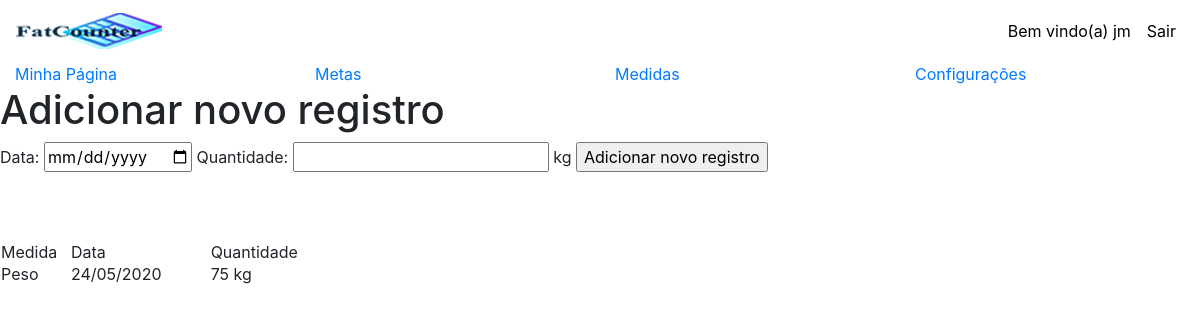
The page /medidas.php (signed in) on the database as committed earlier.
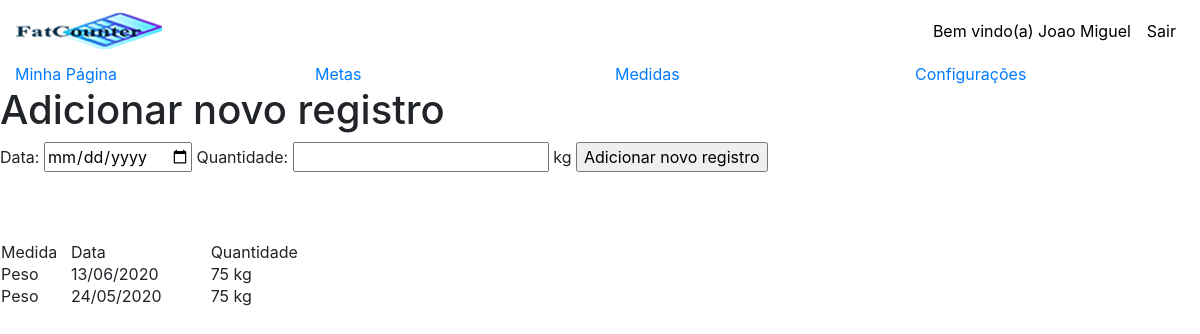
The same page on the database as committed later.
### tables this page shows
CREATE TABLE IF NOT EXISTS `usuario` (
  `id_usuario` int(11) NOT NULL AUTO_INCREMENT,
  `nome_usuario` varchar(80) NOT NULL,
  `email` varchar(80) NOT NULL,
  `senha` varchar(50) NOT NULL,
  `id_diario` int(11) DEFAULT NULL,
  `id_meta` int(11) DEFAULT NULL,
  `id_peso` int(11) DEFAULT NULL,
  `id_tmb` int(11) DEFAULT NULL,
  `idade` varchar(80) DEFAULT NULL,
  `sexo` varchar(80) DEFAULT NULL,
  `cidade` varchar(80) DEFAULT NULL,
  `uf` varchar(80) DEFAULT NULL,
  PRIMARY KEY (`id_usuario`),
  KEY `fk_id_diario` (`id_diario`),
  KEY `fk_id_meta` (`id_meta`),
  KEY `fk_id_peso` (`id_peso`),
  KEY `fk_id_tmb` (`id_tmb`),
  CONSTRAINT `fk_id_diario` FOREIGN KEY (`id_diario`) REFERENCES `diario` (`id_diario`),
  CONSTRAINT `fk_id_meta` FOREIGN KEY (`id_meta`) REFERENCES `metas` (`id_meta`),
  CONSTRAINT `fk_id_peso` FOREIGN KEY (`id_peso`) REFERENCES `medidas` (`id_peso`),
  CONSTRAINT `fk_id_tmb` FOREIGN KEY (`id_tmb`) REFERENCES `tmb` (`id_tmb`)
);

CREATE TABLE IF NOT EXISTS `medidas` (
  `id_peso` int(11) NOT NULL AUTO_INCREMENT,
  `id_usuario` int(11) NOT NULL DEFAULT 0,
  `result_peso` float DEFAULT NULL,
  `idata` date DEFAULT NULL,
  PRIMARY KEY (`id_peso`)
);

### classes/Usuario.php (called while the page is built, shortened)
<?php
class Usuario
{
    public function getNamelogin()
    {
        global $pdo;
        $sql = $pdo->prepare("SELECT * FROM usuario WHERE id_usuario = :id");
        $sql->bindValue(":id", $_SESSION['id_usuario']);
        $sql->execute();
        if ($sql->rowCount() > 0) {
            $nameuser = $sql->fetch();
        }
        return $nameuser;
    }
}

### classes/Medida.php (called while the page is built, shortened)
<?php
class Medida
{
    public function getPeso()
    {
        $array = array();
        global $pdo;
        $sql = $pdo->prepare("SELECT * FROM medidas where id_usuario = (select id_usuario from usuario where id_usuario = :id) order by idata desc limit 10");
        $sql->bindValue(":id", $_SESSION['id_usuario']);
        $sql->execute();
        if ($sql->rowCount() > 0) {
            $array = $sql->fetchAll();
        }
        return $array;
    }
}

### medidas.php (the view, shortened to what this page needs)
<?php
require_once 'header.php';
require_once 'menu-dentro.php';
?>
<?php
require 'classes/Medida.php';
$m = new Medida();
    ?>
<body class="layout-0" data-lang="pt" class=&quot;body-header&quot;>
<div id="wrap">
    <div id="content">
        <h1 class="main-title">Adicionar novo registro</h1>
        <form method="post">
            <p class="cont-2">
                <label>Data:</label>
                <input autofocus type="date" name="data" id="data">
                <label>Quantidade:</label>
                <span class="unit-form-field standard">
            <span class="">
                <input type="text" name="kg" id="measurement_display_value" class="text short"
                       data-unit-system="kg"/>
            </span>
              <label class="measurement_label unit_label" for="measurement_display_value">kg</label>
            </span>
                <input type="submit" class="button  add-new-entry" value="Adicionar novo registro"/>
            </p>
        </form>
        <br><Br>
        <table class="table0 check-in" summary="check-in">
            <colgroup>
                <col class="col-1"/>
                <col class="col-2 col-num"/>
                <col class="col-3 col-num"/>
                <col class="col-4">
            </colgroup>
            <thead>
            <tr>
                <td>Medida</td>
                <td class="col-num">Data</td>
                <td class="col-num">Quantidade</td>
            </tr>
            </thead>
            <?php
            $infos = $m->getPeso();
            foreach ($infos as $info):
                ?>
                <tr>
                    <td class="first">
                        Peso
                    </td>
                    <td class="col-num"><?php $date = new DateTime($info['idata']);
                        echo $date->format('d/m/Y'); ?></td>
                    <td class="col-num"><?php echo $info['result_peso']; ?> kg</td>
                </tr>
            <?php endforeach; ?>
        </table>
    </div>

### header.php (shortened to what this page needs)
<?php
require 'config.php';
?>
<html>
<head>
    <link rel="stylesheet" href="assets/css/bootstrap.min.css">
    <link rel="stylesheet" href="assets/css/style.css">
</head>
<body>
<?php if (isset($_SESSION['id_usuario']) && !empty($_SESSION['id_usuario'])): ?>
    <nav class="navbar navbar-expand-lg navbar-dark">
        <a class="navbar-brand" href="areaRestrita.php">
            <img src="assets/images/logo1.png" alt="FatCounter">
        </a>
        <div class="collapse navbar-collapse " id="navbarSite">
            <nav class="navbar-nav ml-auto">
                <li class="nav-item">
                    <a style="color: #000000" class="nav-link" href="perfil.php">Bem vindo(a)
                        <?php
                        require 'classes/Usuario.php';
                        $a = new Usuario();
                        $nameuser = $a->getNamelogin();
                        echo $nameuser['nome_usuario']; ?>
                    </a></li>
                <li class="nav-item">
                    <a style="color: #000000" class="nav-link" href="sair.php">Sair</a>
                </li>
            </nav>
                    <?php endif; ?>
                </div>
            </nav>

### menu-dentro.php (shortened to what this page needs)
<?php
require_once 'header.php';
?>
<link rel="stylesheet" media="screen"
      href="https://d34yn14tavczy0.cloudfront.net/assets/sass/application-e114c1bd8d8826f0b79675f360bd821ba291aca3b900a14a0cbfce77d4a8c5f2.css"/>
<link rel="stylesheet" media="screen"
      href="https://d34yn14tavczy0.cloudfront.net/assets/sass/modals/bmi_alert-b23bfd74fa35d5f97d693b2d82e1407789c1e9c5ffb24d0a203a6b9adaf64c95.css"/>
<link rel="stylesheet" media="all"
      href="https://d34yn14tavczy0.cloudfront.net/stylesheets/font-awesome/css/font-awesome.min.css"/>
<link rel="stylesheet" media="all"
      href="https://d34yn14tavczy0.cloudfront.net/stylesheets/font-awesome/css/font-awesome-ie7.min.css"/>
<link rel="stylesheet" media="all" href="https://d34yn14tavczy0.cloudfront.net/stylesheets/font-mfizz/font-mfizz.css"/>
<body class="layout-0" data-lang="pt" class=&quot;body-header&quot;>
<div id="header">
    <div id="nav-bg">
        <ul id="nav" class="nav clearfix">
            <div class="col-sm-3">
                <li>
                    <a class="nav_button" href="areaRestrita.php">Minha Página</a>
                </li>
            </div>
            <div class="col-sm-3">
                <li>
                    <a class="nav_button" href="metas.php">Metas</a>
                </li>
            </div>
            <div class="col-sm-3">
                <li>
                    <a class="nav_button" href="medidas.php">Medidas</a>
                </li>
            </div>
            <div class="col-sm-3">
                <li>
                    <a class="nav_button" id="reports-nav-link" href="configuracoes.php">Configurações</a>
                </li>
            </div>
        </ul>
    </div>

Rows that differ between the two databases and show on the page:
changed usuario: nome_usuario "jm" → "Joao Miguel"
added medidas: idata "13/06/2020", result_peso "75"
